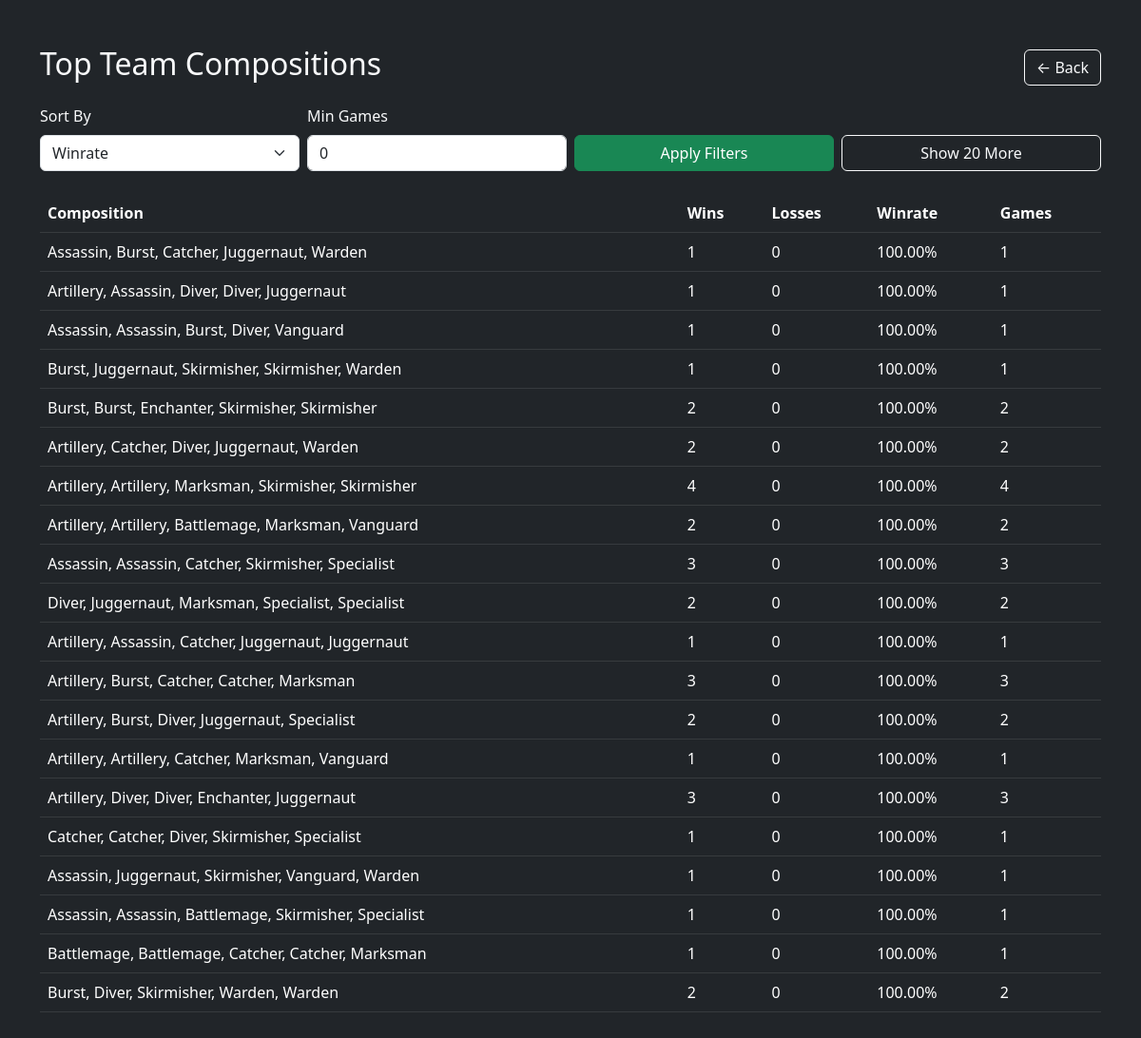
The app's page /leaderboard with its own data.
### tables this page shows
CREATE TABLE team_comps (
    comp TEXT PRIMARY KEY,
    wins INTEGER DEFAULT 0,
    losses INTEGER DEFAULT 0,
    winrate REAL DEFAULT 0
);

### app.py (the view)
@app.route("/leaderboard")
def leaderboard():
    sort_by = request.args.get("sort", "winrate")
    min_games = int(request.args.get("min_games", 0))
    limit = int(request.args.get("limit", 20))
    valid_sorts = {"winrate": "winrate DESC", "games": "games DESC"}
    sort_order = valid_sorts.get(sort_by, "winrate DESC")
    conn = sqlite3.connect(DB_PATH)
    cur = conn.cursor()
    cur.execute(f"""
        SELECT comp, wins, losses, winrate, (wins + losses) AS games
        FROM team_comps
        WHERE (wins + losses) >= ?
        ORDER BY {sort_order}
        LIMIT ?
    """, (min_games, limit))
    comps = cur.fetchall()
    conn.close()
    comps = [
        (comp.strip("[]").replace("'", "").replace(",", ","), wins, losses, winrate, games)
        for comp, wins, losses, winrate, games in comps
    ]
    return render_template(
        "leaderboard.html",
        comps=comps,
        sort_by=sort_by,
        min_games=min_games,
        limit=limit
    )

### templates/leaderboard.html (shortened to what this page needs)
<!DOCTYPE html>
<html>
<head>
  <link href="https://cdn.jsdelivr.net/npm/bootstrap@5.3.0/dist/css/bootstrap.min.css" rel="stylesheet">
</head>
<body class="bg-dark text-light">
  <div class="container py-5">
    <div class="d-flex justify-content-between align-items-center mb-3">
      <h2>Top Team Compositions</h2>
      <a href="/" class="btn btn-outline-light">← Back</a>
    </div>
    <form method="get" class="row g-2 mb-4">
      <div class="col-md-3">
        <label class="form-label">Sort By</label>
        <select class="form-select" name="sort">
          <option value="winrate" {% if sort_by == "winrate" %}selected{% endif %}>Winrate</option>
        </select>
      </div>
      <div class="col-md-3">
        <label class="form-label">Min Games</label>
        <input type="number" class="form-control" name="min_games" min="0" value="{{ min_games }}">
      </div>
      <div class="col-md-3 align-self-end">
        <button class="btn btn-success w-100">Apply Filters</button>
      </div>
      <div class="col-md-3 align-self-end">
        <a href="/leaderboard?sort={{ sort_by }}&min_games={{ min_games }}&limit={{ limit + 20 }}" class="btn btn-outline-light w-100">Show 20 More</a>
      </div>
    </form>
    <table class="table table-dark table-hover align-middle">
      <thead>
        <tr>
          <th>Composition</th>
          <th>Wins</th>
          <th>Losses</th>
          <th>Winrate</th>
          <th>Games</th>
        </tr>
      </thead>
      <tbody>
        {% for comp, wins, losses, winrate, games in comps %}
        <tr>
          <td>{{ comp }}</td>
          <td>{{ wins }}</td>
          <td>{{ losses }}</td>
          <td>{{ "%.2f" % (winrate*100) }}%</td>
          <td>{{ games }}</td>
        </tr>
        {% endfor %}
      </tbody>
    </table>
  </div>
</body>
</html>

### records on screen
team_comps: comp "Assassin, Burst, Catcher, Juggernaut, Warden", wins "1", losses "0", winrate*100 "100.00"
team_comps: comp "Artillery, Assassin, Diver, Diver, Juggernaut", wins "1", losses "0", winrate*100 "100.00"
team_comps: comp "Assassin, Assassin, Burst, Diver, Vanguard", wins "1", losses "0", winrate*100 "100.00"
team_comps: comp "Burst, Juggernaut, Skirmisher, Skirmisher, Warden", wins "1", losses "0", winrate*100 "100.00"
team_comps: comp "Burst, Burst, Enchanter, Skirmisher, Skirmisher", wins "2", losses "0", winrate*100 "100.00"
team_comps: comp "Artillery, Catcher, Diver, Juggernaut, Warden", wins "2", losses "0", winrate*100 "100.00"
team_comps: comp "Artillery, Artillery, Marksman, Skirmisher, Skirmisher", wins "4", losses "0", winrate*100 "100.00"
team_comps: comp "Artillery, Artillery, Battlemage, Marksman, Vanguard", wins "2", losses "0", winrate*100 "100.00"
team_comps: comp "Assassin, Assassin, Catcher, Skirmisher, Specialist", wins "3", losses "0", winrate*100 "100.00"
team_comps: comp "Diver, Juggernaut, Marksman, Specialist, Specialist", wins "2", losses "0", winrate*100 "100.00"
team_comps: comp "Artillery, Assassin, Catcher, Juggernaut, Juggernaut", wins "1", losses "0", winrate*100 "100.00"
team_comps: comp "Artillery, Burst, Catcher, Catcher, Marksman", wins "3", losses "0", winrate*100 "100.00"
team_comps: comp "Artillery, Burst, Diver, Juggernaut, Specialist", wins "2", losses "0", winrate*100 "100.00"
team_comps: comp "Artillery, Artillery, Catcher, Marksman, Vanguard", wins "1", losses "0", winrate*100 "100.00"
team_comps: comp "Artillery, Diver, Diver, Enchanter, Juggernaut", wins "3", losses "0", winrate*100 "100.00"
team_comps: comp "Catcher, Catcher, Diver, Skirmisher, Specialist", wins "1", losses "0", winrate*100 "100.00"
team_comps: comp "Assassin, Juggernaut, Skirmisher, Vanguard, Warden", wins "1", losses "0", winrate*100 "100.00"
team_comps: comp "Assassin, Assassin, Battlemage, Skirmisher, Specialist", wins "1", losses "0", winrate*100 "100.00"
team_comps: comp "Battlemage, Battlemage, Catcher, Catcher, Marksman", wins "1", losses "0", winrate*100 "100.00"
team_comps: comp "Burst, Diver, Skirmisher, Warden, Warden", wins "2", losses "0", winrate*100 "100.00"
